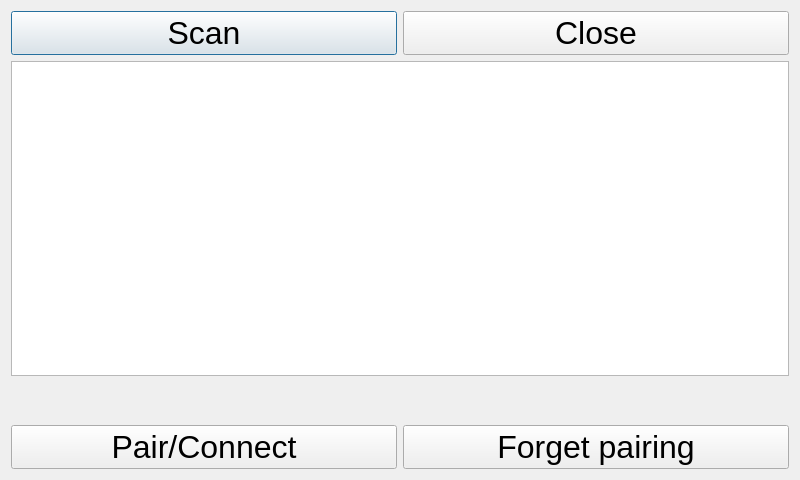
<?xml version="1.0" encoding="UTF-8"?>
<ui version="4.0">
 <class>BluetoothManager</class>
 <widget class="QDialog" name="BluetoothManager">
  <property name="geometry">
   <rect>
    <x>0</x>
    <y>0</y>
    <width>800</width>
    <height>480</height>
   </rect>
  </property>
  <property name="sizePolicy">
   <sizepolicy hsizetype="Fixed" vsizetype="Fixed">
    <horstretch>0</horstretch>
    <verstretch>0</verstretch>
   </sizepolicy>
  </property>
  <property name="minimumSize">
   <size>
    <width>800</width>
    <height>480</height>
   </size>
  </property>
  <property name="maximumSize">
   <size>
    <width>800</width>
    <height>480</height>
   </size>
  </property>
  <property name="font">
   <font>
    <pointsize>24</pointsize>
   </font>
  </property>
  <property name="cursor">
   <cursorShape>BlankCursor</cursorShape>
  </property>
  <property name="windowTitle">
   <string>Bluetooth Manager</string>
  </property>
  <layout class="QVBoxLayout" name="verticalLayout">
   <item>
    <layout class="QHBoxLayout" name="horizontalLayout">
     <item>
      <widget class="QPushButton" name="scanButton">
       <property name="sizePolicy">
        <sizepolicy hsizetype="Expanding" vsizetype="Fixed">
         <horstretch>0</horstretch>
         <verstretch>0</verstretch>
        </sizepolicy>
       </property>
       <property name="text">
        <string>Scan</string>
       </property>
       <property name="checkable">
        <bool>false</bool>
       </property>
      </widget>
     </item>
     <item>
      <widget class="QPushButton" name="closeButton">
       <property name="sizePolicy">
        <sizepolicy hsizetype="Expanding" vsizetype="Fixed">
         <horstretch>0</horstretch>
         <verstretch>0</verstretch>
        </sizepolicy>
       </property>
       <property name="text">
        <string>Close</string>
       </property>
      </widget>
     </item>
    </layout>
   </item>
   <item>
    <widget class="QListWidget" name="listWidget"/>
   </item>
   <item>
    <widget class="QLabel" name="infoLabel">
     <property name="text">
      <string/>
     </property>
    </widget>
   </item>
   <item>
    <layout class="QHBoxLayout" name="horizontalLayout_2">
     <item>
      <widget class="QPushButton" name="pairButton">
       <property name="text">
        <string>Pair/Connect</string>
       </property>
      </widget>
     </item>
     <item>
      <widget class="QPushButton" name="unpairButton">
       <property name="text">
        <string>Forget pairing</string>
       </property>
      </widget>
     </item>
    </layout>
   </item>
  </layout>
 </widget>
 <tabstops>
  <tabstop>scanButton</tabstop>
  <tabstop>listWidget</tabstop>
  <tabstop>pairButton</tabstop>
  <tabstop>unpairButton</tabstop>
 </tabstops>
 <resources/>
 <connections/>
</ui>
